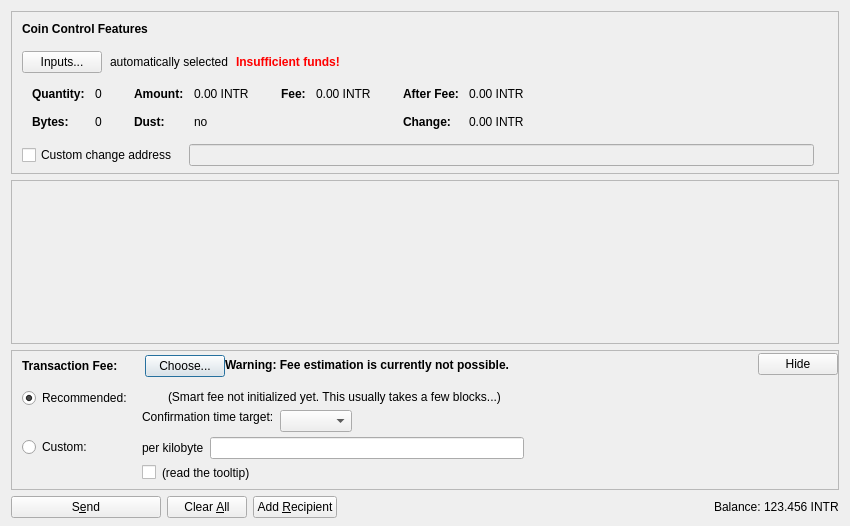
<?xml version="1.0" encoding="UTF-8"?>
<ui version="4.0">
 <class>SendCoinsDialog</class>
 <widget class="QDialog" name="SendCoinsDialog">
  <property name="geometry">
   <rect>
    <x>0</x>
    <y>0</y>
    <width>850</width>
    <height>526</height>
   </rect>
  </property>
  <property name="windowTitle">
   <string>Send Coins</string>
  </property>
  <layout class="QVBoxLayout" name="verticalLayout" stretch="0,1,0,0">
   <property name="bottomMargin">
    <number>8</number>
   </property>
   <item>
    <widget class="QFrame" name="frameCoinControl">
     <property name="sizePolicy">
      <sizepolicy hsizetype="Expanding" vsizetype="Expanding">
       <horstretch>0</horstretch>
       <verstretch>0</verstretch>
      </sizepolicy>
     </property>
     <property name="maximumSize">
      <size>
       <width>16777215</width>
       <height>16777215</height>
      </size>
     </property>
     <property name="frameShape">
      <enum>QFrame::StyledPanel</enum>
     </property>
     <property name="frameShadow">
      <enum>QFrame::Sunken</enum>
     </property>
     <layout class="QVBoxLayout" name="verticalLayoutCoinControl2">
      <property name="spacing">
       <number>0</number>
      </property>
      <property name="leftMargin">
       <number>0</number>
      </property>
      <property name="topMargin">
       <number>0</number>
      </property>
      <property name="rightMargin">
       <number>0</number>
      </property>
      <property name="bottomMargin">
       <number>6</number>
      </property>
      <item>
       <layout class="QVBoxLayout" name="verticalLayoutCoinControl" stretch="0,0,0,0,1">
        <property name="spacing">
         <number>0</number>
        </property>
        <property name="leftMargin">
         <number>10</number>
        </property>
        <property name="topMargin">
         <number>10</number>
        </property>
        <item>
         <layout class="QHBoxLayout" name="horizontalLayoutCoinControl1">
          <property name="bottomMargin">
           <number>15</number>
          </property>
          <item>
           <widget class="QLabel" name="labelCoinControlFeatures">
            <property name="sizePolicy">
             <sizepolicy hsizetype="Preferred" vsizetype="Maximum">
              <horstretch>0</horstretch>
              <verstretch>0</verstretch>
             </sizepolicy>
            </property>
            <property name="font">
             <font>
              <weight>75</weight>
              <bold>true</bold>
             </font>
            </property>
            <property name="styleSheet">
             <string notr="true">font-weight:bold;</string>
            </property>
            <property name="text">
             <string>Coin Control Features</string>
            </property>
           </widget>
          </item>
         </layout>
        </item>
        <item>
         <layout class="QHBoxLayout" name="horizontalLayoutCoinControl2" stretch="0,0,0,0">
          <property name="spacing">
           <number>8</number>
          </property>
          <property name="bottomMargin">
           <number>10</number>
          </property>
          <item>
           <widget class="QPushButton" name="pushButtonCoinControl">
            <property name="styleSheet">
             <string notr="true"/>
            </property>
            <property name="text">
             <string>Inputs...</string>
            </property>
            <property name="autoDefault">
             <bool>false</bool>
            </property>
           </widget>
          </item>
          <item>
           <widget class="QLabel" name="labelCoinControlAutomaticallySelected">
            <property name="text">
             <string>automatically selected</string>
            </property>
            <property name="margin">
             <number>5</number>
            </property>
           </widget>
          </item>
          <item>
           <widget class="QLabel" name="labelCoinControlInsuffFunds">
            <property name="font">
             <font>
              <weight>75</weight>
              <bold>true</bold>
             </font>
            </property>
            <property name="styleSheet">
             <string notr="true">color:red;font-weight:bold;</string>
            </property>
            <property name="text">
             <string>Insufficient funds!</string>
            </property>
            <property name="margin">
             <number>5</number>
            </property>
           </widget>
          </item>
          <item>
           <spacer name="horizontalSpacerCoinControl">
            <property name="orientation">
             <enum>Qt::Horizontal</enum>
            </property>
            <property name="sizeHint" stdset="0">
             <size>
              <width>40</width>
              <height>1</height>
             </size>
            </property>
           </spacer>
          </item>
         </layout>
        </item>
        <item>
         <widget class="QWidget" name="widgetCoinControl" native="true">
          <property name="sizePolicy">
           <sizepolicy hsizetype="Preferred" vsizetype="Preferred">
            <horstretch>0</horstretch>
            <verstretch>0</verstretch>
           </sizepolicy>
          </property>
          <property name="minimumSize">
           <size>
            <width>0</width>
            <height>0</height>
           </size>
          </property>
          <property name="styleSheet">
           <string notr="true"/>
          </property>
          <layout class="QHBoxLayout" name="horizontalLayoutCoinControl5">
           <property name="leftMargin">
            <number>0</number>
           </property>
           <property name="topMargin">
            <number>0</number>
           </property>
           <property name="rightMargin">
            <number>0</number>
           </property>
           <property name="bottomMargin">
            <number>0</number>
           </property>
           <item>
            <layout class="QHBoxLayout" name="horizontalLayoutCoinControl3" stretch="0,0,0,1">
             <property name="spacing">
              <number>20</number>
             </property>
             <property name="topMargin">
              <number>0</number>
             </property>
             <property name="bottomMargin">
              <number>10</number>
             </property>
             <item>
              <layout class="QFormLayout" name="formLayoutCoinControl1">
               <property name="horizontalSpacing">
                <number>10</number>
               </property>
               <property name="verticalSpacing">
                <number>14</number>
               </property>
               <property name="leftMargin">
                <number>10</number>
               </property>
               <property name="topMargin">
                <number>4</number>
               </property>
               <property name="rightMargin">
                <number>6</number>
               </property>
               <item row="0" column="0">
                <widget class="QLabel" name="labelCoinControlQuantityText">
                 <property name="font">
                  <font>
                   <weight>75</weight>
                   <bold>true</bold>
                  </font>
                 </property>
                 <property name="text">
                  <string>Quantity:</string>
                 </property>
                 <property name="margin">
                  <number>0</number>
                 </property>
                </widget>
               </item>
               <item row="0" column="1">
                <widget class="QLabel" name="labelCoinControlQuantity">
                 <property name="cursor">
                  <cursorShape>IBeamCursor</cursorShape>
                 </property>
                 <property name="contextMenuPolicy">
                  <enum>Qt::ActionsContextMenu</enum>
                 </property>
                 <property name="text">
                  <string notr="true">0</string>
                 </property>
                 <property name="margin">
                  <number>0</number>
                 </property>
                 <property name="textInteractionFlags">
                  <set>Qt::LinksAccessibleByMouse|Qt::TextSelectableByKeyboard|Qt::TextSelectableByMouse</set>
                 </property>
                </widget>
               </item>
               <item row="1" column="0">
                <widget class="QLabel" name="labelCoinControlBytesText">
                 <property name="font">
                  <font>
                   <weight>75</weight>
                   <bold>true</bold>
                  </font>
                 </property>
                 <property name="text">
                  <string>Bytes:</string>
                 </property>
                </widget>
               </item>
               <item row="1" column="1">
                <widget class="QLabel" name="labelCoinControlBytes">
                 <property name="cursor">
                  <cursorShape>IBeamCursor</cursorShape>
                 </property>
                 <property name="contextMenuPolicy">
                  <enum>Qt::ActionsContextMenu</enum>
                 </property>
                 <property name="text">
                  <string notr="true">0</string>
                 </property>
                 <property name="textInteractionFlags">
                  <set>Qt::LinksAccessibleByMouse|Qt::TextSelectableByKeyboard|Qt::TextSelectableByMouse</set>
                 </property>
                </widget>
               </item>
              </layout>
             </item>
             <item>
              <layout class="QFormLayout" name="formLayoutCoinControl2">
               <property name="horizontalSpacing">
                <number>10</number>
               </property>
               <property name="verticalSpacing">
                <number>14</number>
               </property>
               <property name="leftMargin">
                <number>6</number>
               </property>
               <property name="topMargin">
                <number>4</number>
               </property>
               <property name="rightMargin">
                <number>6</number>
               </property>
               <item row="0" column="0">
                <widget class="QLabel" name="labelCoinControlAmountText">
                 <property name="font">
                  <font>
                   <weight>75</weight>
                   <bold>true</bold>
                  </font>
                 </property>
                 <property name="text">
                  <string>Amount:</string>
                 </property>
                 <property name="margin">
                  <number>0</number>
                 </property>
                </widget>
               </item>
               <item row="0" column="1">
                <widget class="QLabel" name="labelCoinControlAmount">
                 <property name="cursor">
                  <cursorShape>IBeamCursor</cursorShape>
                 </property>
                 <property name="contextMenuPolicy">
                  <enum>Qt::ActionsContextMenu</enum>
                 </property>
                 <property name="text">
                  <string notr="true">0.00 INTR</string>
                 </property>
                 <property name="textInteractionFlags">
                  <set>Qt::LinksAccessibleByMouse|Qt::TextSelectableByKeyboard|Qt::TextSelectableByMouse</set>
                 </property>
                </widget>
               </item>
               <item row="1" column="0">
                <widget class="QLabel" name="labelCoinControlLowOutputText">
                 <property name="font">
                  <font>
                   <weight>75</weight>
                   <bold>true</bold>
                  </font>
                 </property>
                 <property name="text">
                  <string>Dust:</string>
                 </property>
                </widget>
               </item>
               <item row="1" column="1">
                <widget class="QLabel" name="labelCoinControlLowOutput">
                 <property name="cursor">
                  <cursorShape>IBeamCursor</cursorShape>
                 </property>
                 <property name="contextMenuPolicy">
                  <enum>Qt::ActionsContextMenu</enum>
                 </property>
                 <property name="text">
                  <string notr="true">no</string>
                 </property>
                 <property name="textInteractionFlags">
                  <set>Qt::LinksAccessibleByMouse|Qt::TextSelectableByKeyboard|Qt::TextSelectableByMouse</set>
                 </property>
                </widget>
               </item>
              </layout>
             </item>
             <item>
              <layout class="QFormLayout" name="formLayoutCoinControl3">
               <property name="horizontalSpacing">
                <number>10</number>
               </property>
               <property name="verticalSpacing">
                <number>14</number>
               </property>
               <property name="leftMargin">
                <number>6</number>
               </property>
               <property name="topMargin">
                <number>4</number>
               </property>
               <property name="rightMargin">
                <number>6</number>
               </property>
               <item row="0" column="0">
                <widget class="QLabel" name="labelCoinControlFeeText">
                 <property name="font">
                  <font>
                   <weight>75</weight>
                   <bold>true</bold>
                  </font>
                 </property>
                 <property name="text">
                  <string>Fee:</string>
                 </property>
                 <property name="margin">
                  <number>0</number>
                 </property>
                </widget>
               </item>
               <item row="0" column="1">
                <widget class="QLabel" name="labelCoinControlFee">
                 <property name="cursor">
                  <cursorShape>IBeamCursor</cursorShape>
                 </property>
                 <property name="contextMenuPolicy">
                  <enum>Qt::ActionsContextMenu</enum>
                 </property>
                 <property name="text">
                  <string notr="true">0.00 INTR</string>
                 </property>
                 <property name="textInteractionFlags">
                  <set>Qt::LinksAccessibleByMouse|Qt::TextSelectableByKeyboard|Qt::TextSelectableByMouse</set>
                 </property>
                </widget>
               </item>
              </layout>
             </item>
             <item>
              <layout class="QFormLayout" name="formLayoutCoinControl4">
               <property name="horizontalSpacing">
                <number>10</number>
               </property>
               <property name="verticalSpacing">
                <number>14</number>
               </property>
               <property name="leftMargin">
                <number>6</number>
               </property>
               <property name="topMargin">
                <number>4</number>
               </property>
               <property name="rightMargin">
                <number>6</number>
               </property>
               <item row="0" column="0">
                <widget class="QLabel" name="labelCoinControlAfterFeeText">
                 <property name="font">
                  <font>
                   <weight>75</weight>
                   <bold>true</bold>
                  </font>
                 </property>
                 <property name="text">
                  <string>After Fee:</string>
                 </property>
                 <property name="margin">
                  <number>0</number>
                 </property>
                </widget>
               </item>
               <item row="0" column="1">
                <widget class="QLabel" name="labelCoinControlAfterFee">
                 <property name="cursor">
                  <cursorShape>IBeamCursor</cursorShape>
                 </property>
                 <property name="contextMenuPolicy">
                  <enum>Qt::ActionsContextMenu</enum>
                 </property>
                 <property name="text">
                  <string notr="true">0.00 INTR</string>
                 </property>
                 <property name="textInteractionFlags">
                  <set>Qt::LinksAccessibleByMouse|Qt::TextSelectableByKeyboard|Qt::TextSelectableByMouse</set>
                 </property>
                </widget>
               </item>
               <item row="1" column="0">
                <widget class="QLabel" name="labelCoinControlChangeText">
                 <property name="font">
                  <font>
                   <weight>75</weight>
                   <bold>true</bold>
                  </font>
                 </property>
                 <property name="text">
                  <string>Change:</string>
                 </property>
                </widget>
               </item>
               <item row="1" column="1">
                <widget class="QLabel" name="labelCoinControlChange">
                 <property name="cursor">
                  <cursorShape>IBeamCursor</cursorShape>
                 </property>
                 <property name="contextMenuPolicy">
                  <enum>Qt::ActionsContextMenu</enum>
                 </property>
                 <property name="text">
                  <string notr="true">0.00 INTR</string>
                 </property>
                 <property name="textInteractionFlags">
                  <set>Qt::LinksAccessibleByMouse|Qt::TextSelectableByKeyboard|Qt::TextSelectableByMouse</set>
                 </property>
                </widget>
               </item>
              </layout>
             </item>
            </layout>
           </item>
          </layout>
         </widget>
        </item>
        <item>
         <layout class="QHBoxLayout" name="horizontalLayoutCoinControl4" stretch="0,0,0">
          <property name="spacing">
           <number>12</number>
          </property>
          <property name="sizeConstraint">
           <enum>QLayout::SetDefaultConstraint</enum>
          </property>
          <property name="topMargin">
           <number>5</number>
          </property>
          <property name="rightMargin">
           <number>5</number>
          </property>
          <item>
           <widget class="QCheckBox" name="checkBoxCoinControlChange">
            <property name="toolTip">
             <string>If this is activated, but the change address is empty or invalid, change will be sent to a newly generated address.</string>
            </property>
            <property name="text">
             <string>Custom change address</string>
            </property>
           </widget>
          </item>
          <item>
           <widget class="QValidatedLineEdit" name="lineEditCoinControlChange">
            <property name="enabled">
             <bool>false</bool>
            </property>
            <property name="sizePolicy">
             <sizepolicy hsizetype="Expanding" vsizetype="Fixed">
              <horstretch>0</horstretch>
              <verstretch>0</verstretch>
             </sizepolicy>
            </property>
           </widget>
          </item>
          <item>
           <widget class="QLabel" name="labelCoinControlChangeLabel">
            <property name="sizePolicy">
             <sizepolicy hsizetype="Preferred" vsizetype="Expanding">
              <horstretch>0</horstretch>
              <verstretch>0</verstretch>
             </sizepolicy>
            </property>
            <property name="minimumSize">
             <size>
              <width>0</width>
              <height>0</height>
             </size>
            </property>
            <property name="text">
             <string/>
            </property>
            <property name="margin">
             <number>3</number>
            </property>
           </widget>
          </item>
         </layout>
        </item>
        <item>
         <spacer name="verticalSpacerCoinControl">
          <property name="orientation">
           <enum>Qt::Vertical</enum>
          </property>
          <property name="sizeHint" stdset="0">
           <size>
            <width>800</width>
            <height>1</height>
           </size>
          </property>
         </spacer>
        </item>
       </layout>
      </item>
     </layout>
    </widget>
   </item>
   <item>
    <widget class="QScrollArea" name="scrollArea">
     <property name="widgetResizable">
      <bool>true</bool>
     </property>
     <widget class="QWidget" name="scrollAreaWidgetContents">
      <property name="geometry">
       <rect>
        <x>0</x>
        <y>0</y>
        <width>830</width>
        <height>104</height>
       </rect>
      </property>
      <layout class="QVBoxLayout" name="verticalLayout_2" stretch="0,1">
       <property name="leftMargin">
        <number>0</number>
       </property>
       <property name="topMargin">
        <number>0</number>
       </property>
       <property name="rightMargin">
        <number>0</number>
       </property>
       <property name="bottomMargin">
        <number>0</number>
       </property>
       <item>
        <layout class="QVBoxLayout" name="entries">
         <property name="spacing">
          <number>6</number>
         </property>
        </layout>
       </item>
       <item>
        <spacer name="verticalSpacer">
         <property name="orientation">
          <enum>Qt::Vertical</enum>
         </property>
         <property name="sizeHint" stdset="0">
          <size>
           <width>20</width>
           <height>40</height>
          </size>
         </property>
        </spacer>
       </item>
      </layout>
     </widget>
    </widget>
   </item>
   <item>
    <widget class="QFrame" name="frameFee">
     <property name="sizePolicy">
      <sizepolicy hsizetype="Expanding" vsizetype="Expanding">
       <horstretch>0</horstretch>
       <verstretch>0</verstretch>
      </sizepolicy>
     </property>
     <property name="maximumSize">
      <size>
       <width>16777215</width>
       <height>16777215</height>
      </size>
     </property>
     <property name="frameShape">
      <enum>QFrame::StyledPanel</enum>
     </property>
     <property name="frameShadow">
      <enum>QFrame::Sunken</enum>
     </property>
     <layout class="QVBoxLayout" name="verticalLayoutFee1">
      <property name="spacing">
       <number>0</number>
      </property>
      <property name="leftMargin">
       <number>0</number>
      </property>
      <property name="topMargin">
       <number>0</number>
      </property>
      <property name="rightMargin">
       <number>0</number>
      </property>
      <property name="bottomMargin">
       <number>0</number>
      </property>
      <item>
       <layout class="QVBoxLayout" name="verticalLayoutFee2" stretch="0,0,0">
        <property name="spacing">
         <number>0</number>
        </property>
        <property name="leftMargin">
         <number>10</number>
        </property>
        <property name="topMargin">
         <number>0</number>
        </property>
        <item>
         <layout class="QHBoxLayout" name="horizontalLayoutFee1">
          <property name="bottomMargin">
           <number>0</number>
          </property>
          <item>
           <layout class="QVBoxLayout" name="verticalLayoutFee7">
            <property name="spacing">
             <number>0</number>
            </property>
            <item>
             <spacer name="verticalSpacerSmartFee">
              <property name="orientation">
               <enum>Qt::Vertical</enum>
              </property>
              <property name="sizeType">
               <enum>QSizePolicy::Fixed</enum>
              </property>
              <property name="sizeHint" stdset="0">
               <size>
                <width>1</width>
                <height>4</height>
               </size>
              </property>
             </spacer>
            </item>
            <item>
             <layout class="QHBoxLayout" name="horizontalLayoutSmartFee">
              <property name="spacing">
               <number>10</number>
              </property>
              <item>
               <widget class="QLabel" name="labelFeeHeadline">
                <property name="sizePolicy">
                 <sizepolicy hsizetype="Preferred" vsizetype="Maximum">
                  <horstretch>0</horstretch>
                  <verstretch>0</verstretch>
                 </sizepolicy>
                </property>
                <property name="font">
                 <font>
                  <weight>75</weight>
                  <bold>true</bold>
                 </font>
                </property>
                <property name="styleSheet">
                 <string notr="true">font-weight:bold;</string>
                </property>
                <property name="text">
                 <string>Transaction Fee:</string>
                </property>
               </widget>
              </item>
              <item>
               <widget class="QLabel" name="labelFeeMinimized">
                <property name="text">
                 <string/>
                </property>
               </widget>
              </item>
              <item>
               <widget class="QPushButton" name="buttonChooseFee">
                <property name="text">
                 <string>Choose...</string>
                </property>
               </widget>
              </item>
             </layout>
            </item>
            <item>
             <spacer name="verticalSpacer_5">
              <property name="orientation">
               <enum>Qt::Vertical</enum>
              </property>
              <property name="sizeHint" stdset="0">
               <size>
                <width>1</width>
                <height>1</height>
               </size>
              </property>
             </spacer>
            </item>
           </layout>
          </item>
          <item>
           <widget class="QLabel" name="fallbackFeeWarningLabel">
            <property name="toolTip">
             <string>Using the fallbackfee can result in sending a transaction that will take several hours or days (or never) to confirm. Consider choosing your fee manually or wait until you have validated the complete chain.</string>
            </property>
            <property name="font">
            <font>
                <weight>75</weight>
                <bold>true</bold>
            </font>
            </property>
            <property name="text">
             <string>Warning: Fee estimation is currently not possible.</string>
            </property>
            <property name="wordWrap">
             <bool>false</bool>
            </property>
           </widget>
          </item>
          <item>
           <spacer name="horizontalSpacer_4">
            <property name="orientation">
             <enum>Qt::Horizontal</enum>
            </property>
            <property name="sizeType">
             <enum>QSizePolicy::MinimumExpanding</enum>
            </property>
            <property name="sizeHint" stdset="0">
             <size>
              <width>40</width>
              <height>20</height>
             </size>
            </property>
           </spacer>
          </item>
          <item>
           <widget class="QPushButton" name="buttonMinimizeFee">
            <property name="toolTip">
             <string>collapse fee-settings</string>
            </property>
            <property name="text">
             <string>Hide</string>
            </property>
           </widget>
          </item>
         </layout>
        </item>
        <item>
         <widget class="QFrame" name="frameFeeSelection">
          <layout class="QVBoxLayout" name="verticalLayoutFee12">
           <property name="spacing">
            <number>0</number>
           </property>
           <property name="leftMargin">
            <number>0</number>
           </property>
           <property name="topMargin">
            <number>0</number>
           </property>
           <property name="rightMargin">
            <number>0</number>
           </property>
           <property name="bottomMargin">
            <number>0</number>
           </property>
           <item>
            <layout class="QGridLayout" name="gridLayoutFee">
             <property name="topMargin">
              <number>10</number>
             </property>
             <property name="bottomMargin">
              <number>4</number>
             </property>
             <property name="horizontalSpacing">
              <number>10</number>
             </property>
             <property name="verticalSpacing">
              <number>4</number>
             </property>
             <item row="1" column="1">
              <layout class="QVBoxLayout" name="verticalLayoutFee8">
               <property name="spacing">
                <number>6</number>
               </property>
               <item>
                <layout class="QHBoxLayout" name="horizontalLayoutFee13">
                 <item>
                  <widget class="QLabel" name="labelCustomPerKilobyte">
                   <property name="toolTip">
                    <string>If the custom fee is set to 1000 satoshis and the transaction is only 250 bytes, then &quot;per kilobyte&quot; only pays 250 satoshis in fee, while &quot;total at least&quot; pays 1000 satoshis. For transactions bigger than a kilobyte both pay by kilobyte.</string>
                   </property>
                   <property name="text">
                    <string>per kilobyte</string>
                   </property>
                  </widget>
                 </item>
                 <item>
                  <widget class="BitcoinAmountField" name="customFee"/>
                 </item>
                 <item>
                  <spacer name="horizontalSpacer_6">
                   <property name="orientation">
                    <enum>Qt::Horizontal</enum>
                   </property>
                   <property name="sizeHint" stdset="0">
                    <size>
                     <width>1</width>
                     <height>1</height>
                    </size>
                   </property>
                  </spacer>
                 </item>
                </layout>
               </item>
               <item>
                <layout class="QHBoxLayout" name="horizontalLayoutFee8">
                 <item>
                  <widget class="QCheckBox" name="checkBoxMinimumFee">
                   <property name="toolTip">
                    <string>Paying only the minimum fee is just fine as long as there is less transaction volume than space in the blocks. But be aware that this can end up in a never confirming transaction once there is more demand for introveriumcoin transactions than the network can process.</string>
                   </property>
                   <property name="text">
                    <string/>
                   </property>
                  </widget>
                 </item>
                 <item>
                  <widget class="QLabel" name="labelMinFeeWarning">
                   <property name="enabled">
                    <bool>true</bool>
                   </property>
                   <property name="toolTip">
                    <string>Paying only the minimum fee is just fine as long as there is less transaction volume than space in the blocks. But be aware that this can end up in a never confirming transaction once there is more demand for introveriumcoin transactions than the network can process.</string>
                   </property>
                   <property name="text">
                    <string>(read the tooltip)</string>
                   </property>
                   <property name="margin">
                    <number>5</number>
                   </property>
                  </widget>
                 </item>
                 <item>
                  <spacer name="horizontalSpacer_2">
                   <property name="orientation">
                    <enum>Qt::Horizontal</enum>
                   </property>
                   <property name="sizeHint" stdset="0">
                    <size>
                     <width>1</width>
                     <height>1</height>
                    </size>
                   </property>
                  </spacer>
                 </item>
                </layout>
               </item>
              </layout>
             </item>
             <item row="0" column="0">
              <layout class="QVBoxLayout" name="verticalLayoutFee4" stretch="0,1">
               <item>
                <widget class="QRadioButton" name="radioSmartFee">
                 <property name="text">
                  <string>Recommended:</string>
                 </property>
                 <property name="checked">
                  <bool>true</bool>
                 </property>
                 <attribute name="buttonGroup">
                  <string notr="true">groupFee</string>
                 </attribute>
                </widget>
               </item>
               <item>
                <spacer name="verticalSpacer_2">
                 <property name="orientation">
                  <enum>Qt::Vertical</enum>
                 </property>
                 <property name="sizeHint" stdset="0">
                  <size>
                   <width>1</width>
                   <height>1</height>
                  </size>
                 </property>
                </spacer>
               </item>
              </layout>
             </item>
             <item row="1" column="0">
              <layout class="QVBoxLayout" name="verticalLayoutFee9" stretch="0,1">
               <item>
                <widget class="QRadioButton" name="radioCustomFee">
                 <property name="text">
                  <string>Custom:</string>
                 </property>
                 <attribute name="buttonGroup">
                  <string notr="true">groupFee</string>
                 </attribute>
                </widget>
               </item>
               <item>
                <spacer name="verticalSpacer_6">
                 <property name="orientation">
                  <enum>Qt::Vertical</enum>
                 </property>
                 <property name="sizeHint" stdset="0">
                  <size>
                   <width>1</width>
                   <height>1</height>
                  </size>
                 </property>
                </spacer>
               </item>
              </layout>
             </item>
             <item row="0" column="1">
              <layout class="QVBoxLayout" name="verticalLayoutFee3" stretch="0,0,1">
               <property name="spacing">
                <number>6</number>
               </property>
               <property name="topMargin">
                <number>2</number>
               </property>
               <item>
                <layout class="QHBoxLayout" name="horizontalLayoutFee12">
                 <item>
                  <widget class="QLabel" name="labelSmartFee">
                   <property name="text">
                    <string/>
                   </property>
                   <property name="margin">
                    <number>2</number>
                   </property>
                  </widget>
                 </item>
                 <item>
                  <widget class="QLabel" name="labelFeeEstimation">
                   <property name="text">
                    <string/>
                   </property>
                  </widget>
                 </item>
                 <item>
                  <widget class="QLabel" name="labelSmartFee2">
                   <property name="text">
                    <string>(Smart fee not initialized yet. This usually takes a few blocks...)</string>
                   </property>
                   <property name="margin">
                    <number>2</number>
                   </property>
                  </widget>
                 </item>
                 <item>
                  <spacer name="horizontalSpacer_5">
                   <property name="orientation">
                    <enum>Qt::Horizontal</enum>
                   </property>
                   <property name="sizeHint" stdset="0">
                    <size>
                     <width>1</width>
                     <height>1</height>
                    </size>
                   </property>
                  </spacer>
                 </item>
                </layout>
               </item>
               <item>
                <layout class="QHBoxLayout" name="horizontalLayoutFee9">
                 <item>
                  <layout class="QVBoxLayout" name="verticalLayoutFee6">
                   <item>
                    <widget class="QLabel" name="labelSmartFee3">
                     <property name="text">
                      <string>Confirmation time target:</string>
                     </property>
                     <property name="margin">
                      <number>2</number>
                     </property>
                    </widget>
                   </item>
                   <item>
                    <spacer name="verticalSpacer_3">
                     <property name="orientation">
                      <enum>Qt::Vertical</enum>
                     </property>
                     <property name="sizeHint" stdset="0">
                      <size>
                       <width>1</width>
                       <height>1</height>
                      </size>
                     </property>
                    </spacer>
                   </item>
                  </layout>
                 </item>
                 <item>
                  <layout class="QVBoxLayout" name="verticalLayoutFee5">
                   <property name="rightMargin">
                    <number>30</number>
                   </property>
                   <item>
                    <layout class="QHBoxLayout" name="horizontalLayoutConfTarget">
                     <property name="bottomMargin">
                      <number>0</number>
                     </property>
                     <item>
                      <widget class="QComboBox" name="confTargetSelector"/>
                     </item>
                     <item>
                      <spacer name="horizontalSpacerConfTarget">
                       <property name="orientation">
                        <enum>Qt::Horizontal</enum>
                       </property>
                       <property name="sizeHint" stdset="0">
                        <size>
                         <width>40</width>
                         <height>20</height>
                        </size>
                       </property>
                      </spacer>
                     </item>
                    </layout>
                   </item>
                  </layout>
                 </item>
                </layout>
               </item>
               <item>
                <spacer name="verticalSpacer_4">
                 <property name="orientation">
                  <enum>Qt::Vertical</enum>
                 </property>
                 <property name="sizeHint" stdset="0">
                  <size>
                   <width>1</width>
                   <height>1</height>
                  </size>
                 </property>
                </spacer>
               </item>
              </layout>
             </item>
            </layout>
           </item>
          </layout>
         </widget>
        </item>
        <item>
         <spacer name="verticalSpacerFee">
          <property name="orientation">
           <enum>Qt::Vertical</enum>
          </property>
          <property name="sizeHint" stdset="0">
           <size>
            <width>40</width>
            <height>5</height>
           </size>
          </property>
         </spacer>
        </item>
       </layout>
      </item>
     </layout>
    </widget>
   </item>
   <item>
    <layout class="QHBoxLayout" name="horizontalLayout">
     <item>
      <widget class="QPushButton" name="sendButton">
       <property name="minimumSize">
        <size>
         <width>150</width>
         <height>0</height>
        </size>
       </property>
       <property name="toolTip">
        <string>Confirm the send action</string>
       </property>
       <property name="text">
        <string>S&amp;end</string>
       </property>
       <property name="icon">
        <iconset resource="../bitcoin.qrc">
         <normaloff>:/icons/send</normaloff>:/icons/send</iconset>
       </property>
       <property name="autoDefault">
        <bool>false</bool>
       </property>
       <property name="default">
        <bool>false</bool>
       </property>
      </widget>
     </item>
     <item>
      <widget class="QPushButton" name="clearButton">
       <property name="sizePolicy">
        <sizepolicy hsizetype="Minimum" vsizetype="Fixed">
         <horstretch>0</horstretch>
         <verstretch>0</verstretch>
        </sizepolicy>
       </property>
       <property name="toolTip">
        <string>Clear all fields of the form.</string>
       </property>
       <property name="text">
        <string>Clear &amp;All</string>
       </property>
       <property name="icon">
        <iconset resource="../bitcoin.qrc">
         <normaloff>:/icons/remove</normaloff>:/icons/remove</iconset>
       </property>
       <property name="autoDefault">
        <bool>false</bool>
       </property>
      </widget>
     </item>
     <item>
      <widget class="QPushButton" name="addButton">
       <property name="toolTip">
        <string>Send to multiple recipients at once</string>
       </property>
       <property name="text">
        <string>Add &amp;Recipient</string>
       </property>
       <property name="icon">
        <iconset resource="../bitcoin.qrc">
         <normaloff>:/icons/add</normaloff>:/icons/add</iconset>
       </property>
       <property name="autoDefault">
        <bool>false</bool>
       </property>
      </widget>
     </item>
     <item>
      <spacer name="horizontalSpacer">
       <property name="orientation">
        <enum>Qt::Horizontal</enum>
       </property>
       <property name="sizeHint" stdset="0">
        <size>
         <width>40</width>
         <height>20</height>
        </size>
       </property>
      </spacer>
     </item>
     <item>
      <layout class="QHBoxLayout" name="horizontalLayout_2">
       <property name="spacing">
        <number>3</number>
       </property>
       <item>
        <widget class="QLabel" name="label">
         <property name="sizePolicy">
          <sizepolicy hsizetype="Preferred" vsizetype="Fixed">
           <horstretch>0</horstretch>
           <verstretch>0</verstretch>
          </sizepolicy>
         </property>
         <property name="text">
          <string>Balance:</string>
         </property>
        </widget>
       </item>
       <item>
        <widget class="QLabel" name="labelBalance">
         <property name="sizePolicy">
          <sizepolicy hsizetype="Preferred" vsizetype="Fixed">
           <horstretch>0</horstretch>
           <verstretch>0</verstretch>
          </sizepolicy>
         </property>
         <property name="cursor">
          <cursorShape>IBeamCursor</cursorShape>
         </property>
         <property name="text">
          <string notr="true">123.456 INTR</string>
         </property>
         <property name="textInteractionFlags">
          <set>Qt::LinksAccessibleByMouse|Qt::TextSelectableByKeyboard|Qt::TextSelectableByMouse</set>
         </property>
        </widget>
       </item>
      </layout>
     </item>
    </layout>
   </item>
  </layout>
 </widget>
 <customwidgets>
  <customwidget>
   <class>QValidatedLineEdit</class>
   <extends>QLineEdit</extends>
   <header>qt/qvalidatedlineedit.h</header>
  </customwidget>
  <customwidget>
   <class>BitcoinAmountField</class>
   <extends>QLineEdit</extends>
   <header>qt/bitcoinamountfield.h</header>
   <container>1</container>
  </customwidget>
 </customwidgets>
 <resources>
  <include location="../bitcoin.qrc"/>
 </resources>
 <connections/>
 <buttongroups>
  <buttongroup name="groupFee"/>
 </buttongroups>
</ui>
